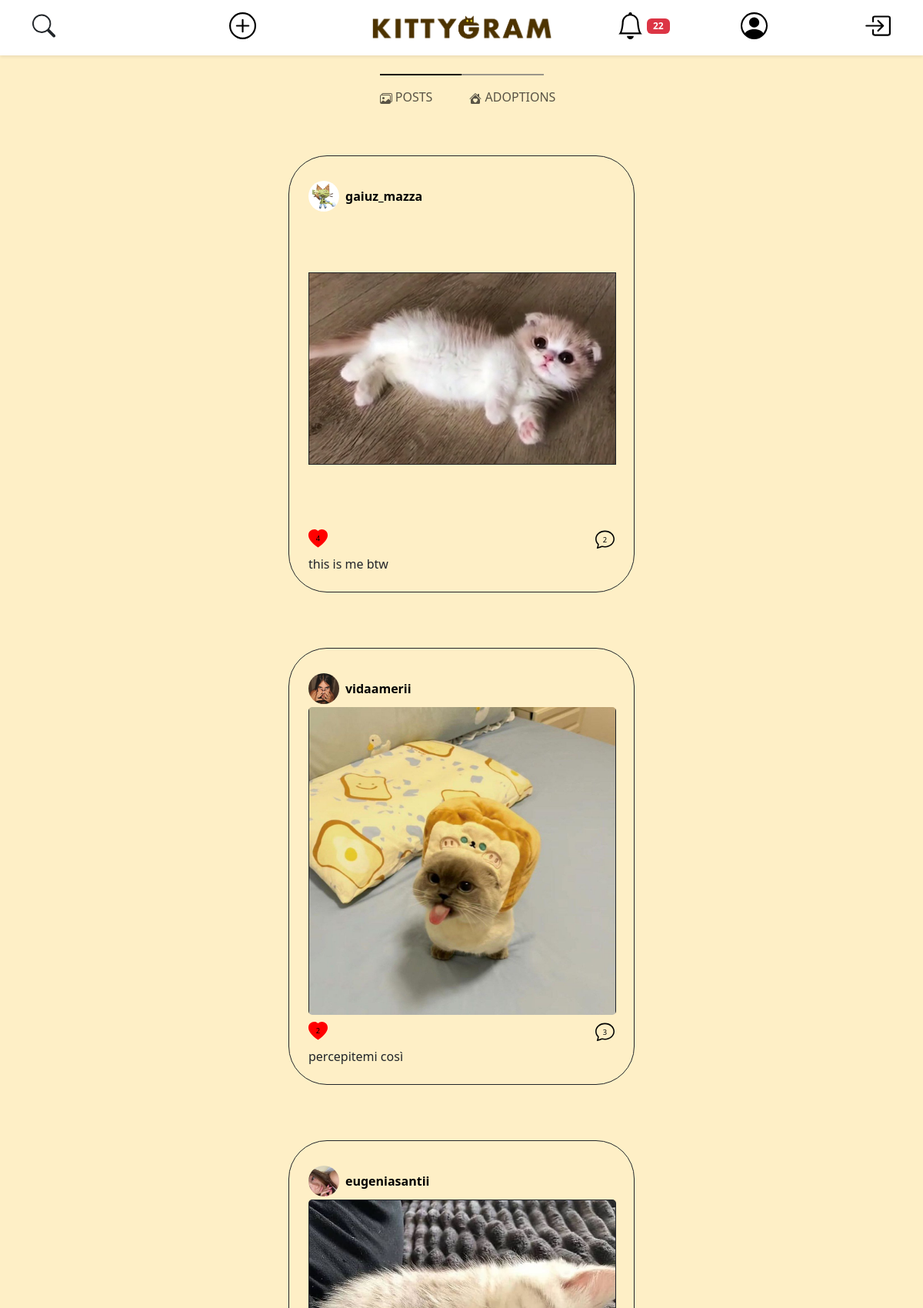
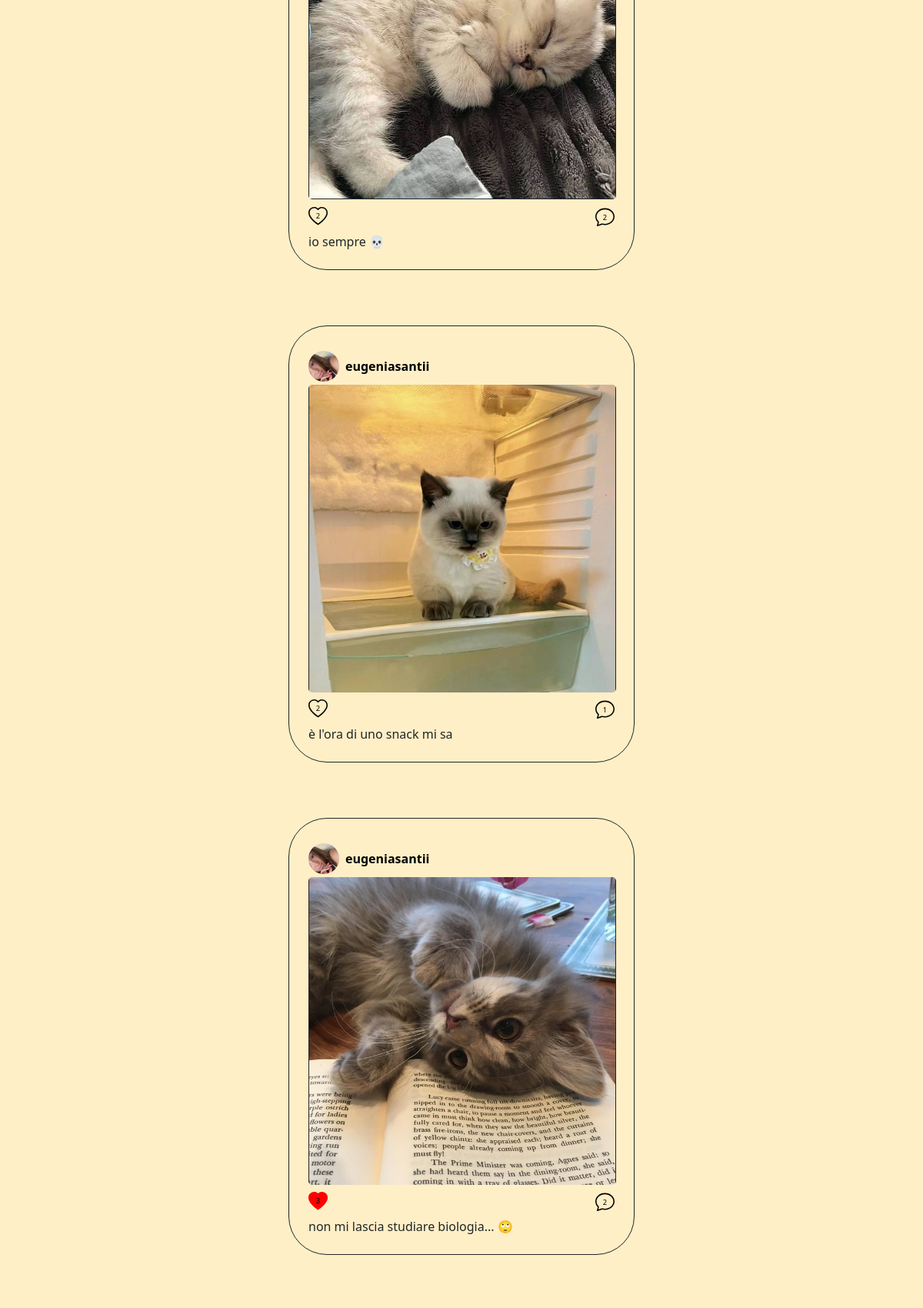
The page /home.php (signed in, upper part) on the database its author committed (2 pictures, top to bottom).
### tables this page shows
CREATE TABLE IF NOT EXISTS POST (
    post_id INT AUTO_INCREMENT PRIMARY KEY,
    description VARCHAR(100) NOT NULL,
    date DATETIME NOT NULL,
    user_id INT NOT NULL
);

CREATE TABLE IF NOT EXISTS MEDIA (
    media_id INT AUTO_INCREMENT PRIMARY KEY,
    file_name VARCHAR(255) NOT NULL,
    post_id INT
);

CREATE TABLE IF NOT EXISTS ACCOUNT (
    user_id INT AUTO_INCREMENT PRIMARY KEY,
    username VARCHAR(25) NOT NULL UNIQUE,
    email VARCHAR(319) NOT NULL UNIQUE,
    password VARCHAR(512) NOT NULL,  
    salt VARCHAR(512) NOT NULL,
    first_name VARCHAR(25) NOT NULL,
    last_name VARCHAR(25) NOT NULL,
    user_bio VARCHAR(255) NOT NULL DEFAULT " ",
    profile_pic_id INT DEFAULT 1,
    city_id INT
);

### db-config.php (called while the page is built, shortened)
<?php
$dbname = "kittygram";
require_once("db/database.php");
$dbh = new DatabaseHelper($dbname);

### db/database.php (called while the page is built, shortened)
<?php
class DatabaseHelper
{
    private $db;
    public function __construct($dbname, $servername = "localhost", $username = "root", $password = "", $port = 3306)
    {
        $this->db = new mysqli($servername, $username, $password, $dbname, $port);
    }
    public function getAccountFromId($user_id)
    {
        $query = "SELECT user_id as id, username, file_name as pic, first_name, last_name, user_bio, email FROM account
                    LEFT JOIN media ON account.profile_pic_id = media.media_id
                    WHERE account.user_id = ?
                    LIMIT 1;";
        $stmt = $this->db->prepare($query);
        $stmt->bind_param("i", $user_id);
        $stmt->execute();
        $result = $stmt->get_result();
        return $result->fetch_all(MYSQLI_ASSOC)[0];
    }
    public function getFeed($user_id)
    {
        $queryPosts = "SELECT POST.post_id
                   FROM POST
                   JOIN ACCOUNT ON POST.user_id = ACCOUNT.user_id
                   JOIN FOLLOW ON ACCOUNT.user_id = FOLLOW.followed
                   WHERE FOLLOW.follower = ?
                     AND POST.post_id NOT IN (SELECT post_id FROM adoption)
                   ORDER BY POST.date DESC";
        $stmtPosts = $this->db->prepare($queryPosts);
        $stmtPosts->bind_param('i', $user_id);
        $stmtPosts->execute();
        $posts_id = $stmtPosts->get_result()->fetch_all(MYSQLI_ASSOC);
        $queryAdoptions = "SELECT POST.post_id
                       FROM POST
                       JOIN ACCOUNT ON POST.user_id = ACCOUNT.user_id
                       JOIN FOLLOW ON ACCOUNT.user_id = FOLLOW.followed
                       WHERE FOLLOW.follower = ?
                         AND POST.post_id IN (SELECT post_id FROM adoption)
                       ORDER BY POST.date DESC";
        $stmtAdoptions = $this->db->prepare($queryAdoptions);
        $stmtAdoptions->bind_param('i', $user_id);
        $stmtAdoptions->execute();
        $adoptions_id = $stmtAdoptions->get_result()->fetch_all(MYSQLI_ASSOC);
        $feed = array('posts' => array(), 'adoptions' => array());
        foreach ($posts_id as $post_id) {
            $feed['posts'][] = $this->getPost($post_id['post_id']);
        }
        foreach ($adoptions_id as $post_id) {
            $feed['adoptions'][] = $this->getAdoption($post_id['post_id']);
        }
        return $feed;
    }
    function getMediasByPostId($post_id)
    {
        $query = "SELECT file_name FROM MEDIA WHERE post_id = ?";
        $stmt = $this->db->prepare($query);
        $stmt->bind_param("i", $post_id);
        $stmt->execute();
        $result = $stmt->get_result();
        $files = [];
        while ($row = $result->fetch_assoc()) {
            $files[] = $row['file_name'];
        }
        return $files;
    }
    private function getComments($post_id)
    {
        $query = "SELECT `username`, `file_name` as 'profile_pic', `message`, `date` FROM `comment`
                    LEFT JOIN (account LEFT JOIN media on account.profile_pic_id = media.media_id)
                        ON comment.user_id = account.user_id
                    WHERE comment.post_id = ?;";
        $stmt = $this->db->prepare($query);
        $stmt->bind_param("i", $post_id);
        $stmt->execute();
        $result = $stmt->get_result();
        return $result->fetch_all(MYSQLI_ASSOC);
    }
    public function getAdoption($post_id)
    {
        $query = "SELECT post.post_id, description, date, user_id, adopted, city_name
                    FROM adoption
                    LEFT JOIN post ON adoption.post_id = post.post_id
                    LEFT JOIN city ON adoption.city_id = city.city_id
                    WHERE adoption.post_id = ?
                    LIMIT 1;";
        $stmt = $this->db->prepare($query);
        $stmt->bind_param("i", $post_id);
        $stmt->execute();
        $result = $stmt->get_result()->fetch_all(MYSQLI_ASSOC)[0];
        if (isset($result['user_id'])) {
            $result['owner'] = $this->getAccountFromId($result['user_id']);
            $result['media'] = $this->getMediasByPostId($post_id);
            $result['comment'] = $this->getComments($post_id);
        }
        return $result;
    }
    public function getPost($post_id)
    {
        $query = "SELECT * FROM `post` WHERE post.post_id = ? LIMIT 1";
        $stmt = $this->db->prepare($query);
        $stmt->bind_param("i", $post_id);
        $stmt->execute();
        $result = $stmt->get_result()->fetch_all(MYSQLI_ASSOC)[0];
        if (isset($result['user_id'])) {
            $result['owner'] = $this->getAccountFromId($result['user_id']);
            $result['media'] = $this->getMediasByPostId($post_id);
            $result['comment'] = $this->getComments($post_id);
        }
        return $result;
    }
}

### home.php (the view, shortened to what this page needs)
<!DOCTYPE html>
<html lang="en">
<head>
  <link rel="stylesheet" href="./css/style.css" />
  <link href="https://cdn.jsdelivr.net/npm/bootstrap@5.3.2/dist/css/bootstrap.min.css" rel="stylesheet"
 />
  <link rel="stylesheet" href="./css/style.css" />
  <?php require_once ("db-config.php") ?>
</head>
<body class="d-flex justify-content-center py-4">
  <?php require_once ("./components/navbar.php") ?>
  <div class="row justify-content-center">
    <div class="col-lg mt-2">
      <main class="container d-flex px-4 mt-5">
        <?php
        $feed = $dbh->getFeed($_SESSION["user_id"]);
        if (isset($_GET['route']) && $_GET['route'] == 'adoptions') {
          $feedToShow = $feed['adoptions'];
          $showingAdoptions = true;
        } else if (!isset($_GET['route'])) {
          $feedToShow = $feed['posts'];
        } else {
          header("Location: index.php");
        }
        ?>
        <div class="posts-container d-flex flex-column align-items-center justify-content-center">
          <?php
          $current_route = isset($_GET['route']) && ($_GET['route'] == 'posts' || $_GET['route'] == 'adoptions') ? $_GET['route'] : 'posts';
          ?>
          <div class=" container-fluid justify-content-center ">
            <div class="active-indicator-container mt-3">
              <div class="active-indicator">
                <div class="half-bar half-bar-left <?php echo $current_route == 'posts' ? 'active' : 'inactive'; ?>">
                </div>
                <div
                  class="half-bar half-bar-right <?php echo $current_route == 'adoptions' ? 'active' : 'inactive'; ?>">
                </div>
              </div>
            </div>
          </div>
          <nav class="navbar navbar-expand">
            <div class="container-fluid">
              <div class="collapse navbar-collapse justify-content-center" id="navbarNavAltMarkup">
                <div class="navbar-nav mx-auto">
                  <a class="nav-link mx-3 <?php echo $isAdoption ? 'active' : ''; ?>" aria-current="page"
                    href="home.php">
                     POSTS</a>
                  <a class="nav-link mx-3 <?php echo $isAdoption ? 'active' : ''; ?>" href="home.php?route=adoptions">
                     ADOPTIONS</a>
                </div>
              </div>
            </div>
          </nav>
          <?php if (!empty($feedToShow)): ?>
            <?php foreach ($feedToShow as $post): ?>
              <article class="article clickable post mb-4 p-4 rounded-5 mt-5 border border-dark">
                <div class="row">
                  <div class="col-12 d-flex justify-content-between align-items-center mt-2 mb-1">
                    <div class="d-flex align-items-center">
                      <img src="img/<?php echo $post['owner']['pic'] ?>" class="avatar rounded-circle me-2"
                        alt="Avatar utente">
                      <a href="open-profile.php?username=<?php echo $post['owner']['username']; ?>"
                        class="username custom-link">
                        <?php echo $post['owner']['username'] ?>
                      </a>
                    </div>
                  </div>
                </div>
                <a href="open-post.php?post_id=<?php echo $post['post_id'] ?>">
                  <div class="col post-image-container">
                    <?php
                    $images = $post["media"];
                    if (count($post["media"]) > 1): ?>
                      <div id="carousel-<?php echo $post['post_id']; ?>" class="carousel slide">
                        <div class="carousel-indicators">
                          <?php foreach ($images as $index => $image): ?>
                            <button type="button" data-bs-target="#carousel-<?php echo $post['post_id']; ?>"
                              data-bs-slide-to="<?php echo $index; ?>" class="<?php echo $index === 0 ? 'active' : ''; ?>"
                              aria-current="<?php echo $index === 0 ? 'true' : 'false'; ?>"
                              aria-label="Slide <?php echo $index + 1; ?>"></button>
                          <?php endforeach; ?>
                        </div>
                        <div class="carousel-inner">
                          <?php foreach ($images as $index => $image): ?>
                            <div class="carousel-item <?php echo $index === 0 ? 'active' : ''; ?>">
                              <img src="./img/<?php echo $image; ?>" class=" border border-dark" alt="Post Image">
                            </div>
                          <?php endforeach; ?>
                        </div>
                        <button class="carousel-control-prev" type="button"
                          data-bs-target="#carousel-<?php echo $post['post_id']; ?>" data-bs-slide="prev">
                          <span class="carousel-control-prev-icon" aria-hidden="true"></span>
                          <span class="visually-hidden">Previous</span>
                        </button>
                        <button class="carousel-control-next" type="button"
                          data-bs-target="#carousel-<?php echo $post['post_id']; ?>" data-bs-slide="next">
                          <span class="carousel-control-next-icon" aria-hidden="true"></span>
                          <span class="visually-hidden">Next</span>
                        </button>
                      </div>
                    <?php else: ?>
                      <img src="./img/<?php echo $images[0]; ?>" alt="Post Image" class=" border border-dark">
                    <?php endif; ?>
                  </div>
                </a>
                <div class="row mt-2">
                  <div class="col text-end mb-2">
                    <?php
                    $liked = $dbh->userLikesPost($post["post_id"], $_SESSION["user_id"]);
                    $likedClass = $liked ? 'liked' : '';
                    ?>
                    <div class="d-flex align-items-center justify-content-between">
                      <div class="d-flex align-items-center">
                        <div class="like-icon <?php echo $likedClass ?>" data-post-id="<?php echo $post["post_id"]; ?>"
                          data-owner-id="<?php echo $post["user_id"]; ?>">
                          <svg width="25" height="25" xmlns="http://www.w3.org/2000/svg" viewBox="0 0 16 16">
                            <path
                              d="<?php echo $likedClass == 'liked' ? 'M8 1.314C12.438-3.248 23.534 4.735 8 15-7.534 4.736 3.562-3.248 8 1.314' : 'm8 2.748-.717-.737C5.6.281 2.514.878 1.4 3.053c-.523 1.023-.641 2.5.314 4.385.92 1.815 2.834 3.989 6.286 6.357 3.452-2.368 5.365-4.542 6.286-6.357.955-1.886.838-3.362.314-4.385C13.486.878 10.4.28 8.717 2.01zM8 15C-7.333 4.868 3.279-3.04 7.824 1.143q.09.083.176.171a3 3 0 0 1 .176-.17C12.72-3.042 23.333 4.867 8 15'; ?>" />
                              <text x="8" y="8" fill="black" font-size="6" text-anchor="middle" alignment-baseline="middle"><?php echo $dbh->getNumLikes($post['post_id']) ?></text>
                          </svg>
                        </div>
                      </div>
                      <div class="comment-icon" data-bs-toggle="modal" data-bs-target="#comment-modal"
                        data-post-id="<?php echo $post["post_id"]; ?>"
                        data-post-owner="<?php echo $post["owner"]["username"]; ?>">
                        <svg xmlns="http://www.w3.org/2000/svg" width="25" height="25" class="bi bi-chat"
                          viewBox="0 0 16 16">
                          <path
                            d="M2.678 11.894a1 1 0 0 1 .287.801 11 11 0 0 1-.398 2c1.395-.323 2.247-.697 2.634-.893a1 1 0 0 1 .71-.074A8 8 0 0 0 8 14c3.996 0 7-2.807 7-6s-3.004-6-7-6-7 2.808-7 6c0 1.468.617 2.83 1.678 3.894m-.493 3.905a22 22 0 0 1-.713.129c-.2.032-.352-.176-.273-.362a10 10 0 0 0 .244-.637l.003-.01c.248-.72.45-1.548.524-2.319C.743 11.37 0 9.76 0 8c0-3.866 3.582-7 8-7s8 3.134 8 7-3.582 7-8 7a9 9 0 0 1-2.347-.306c-.52.263-1.639.742-3.468 1.105" />
                            <text x="8" y="9" font-size="6" text-anchor="middle" alignment-baseline="middle"><?php echo count($post['comment']) ?></text>
                        </svg>
                      </div>
                    </div>
                  </div>
                </div>
                <p class="mb-0"><?php echo $post["description"]; ?></p>
              </article>
            <?php endforeach; ?>
          <?php endif; ?>
        </div>
      </main>
    </div>
  </div>
</body>
</html>

### rows shown on the page
post: media.file_name (picture), user.username "gaiuz_mazza", shows a picture, NumLikes "4", count($post['comment']) "2", description "this is me btw"
post: media.file_name (picture), user.username "vidaamerii", shows a picture, NumLikes "2", count($post['comment']) "3", description "percepitemi così"
post: media.file_name (picture), user.username "eugeniasantii", shows a picture, NumLikes "2", count($post['comment']) "2", description "io sempre 💀"
post: media.file_name (picture), user.username "eugeniasantii", shows a picture, NumLikes "2", count($post['comment']) "1", description "è l'ora di uno snack mi sa"
post: media.file_name (picture), user.username "eugeniasantii", shows a picture, NumLikes "3", count($post['comment']) "2", description "non mi lascia studiare biologia... 🙄"

### other values the page prints
count($templateParams["notifications"]) "22"
